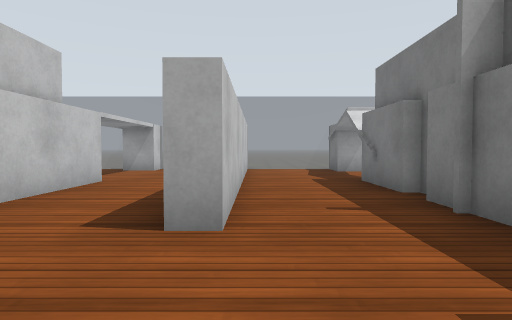
View 1 (above)

24 first-person views from a walk through a robot-simulator world made for Gazebo. The camera is 0.72 m above the floor, tilts 2° down and sees 75° across. The floor is counted in squares, 1 m on a side. Each view is taken from the middle of a square. On the plan, view 1 faces up. The plan holds only what a view shows up to about 10 squares ahead; the rest is blank. The robots in the file are not drawn. Simple patterns stand in for the simulator's built-in surfaces.

View 2
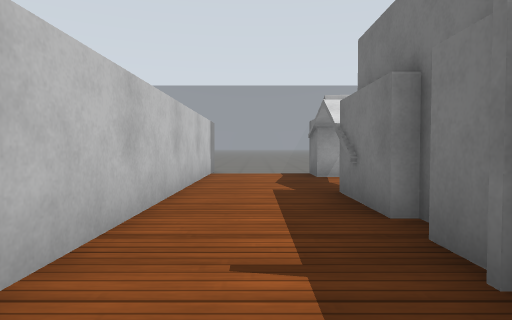

View 3
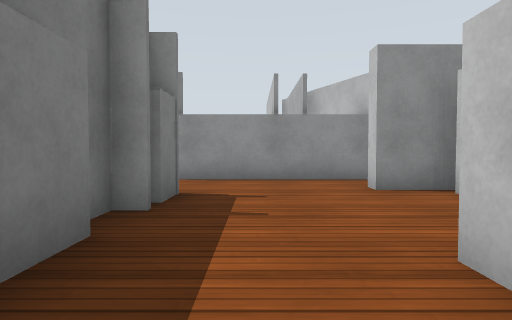

View 4
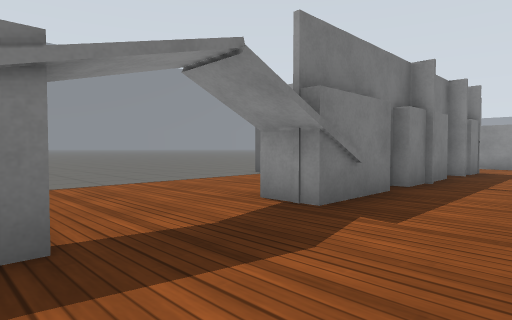

View 5
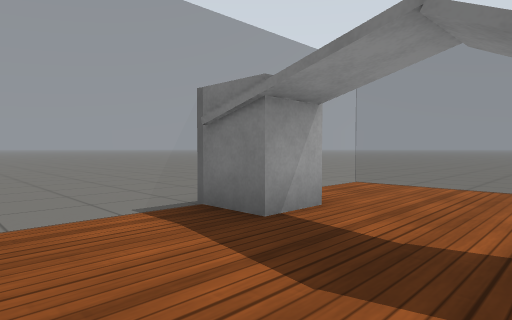

View 6
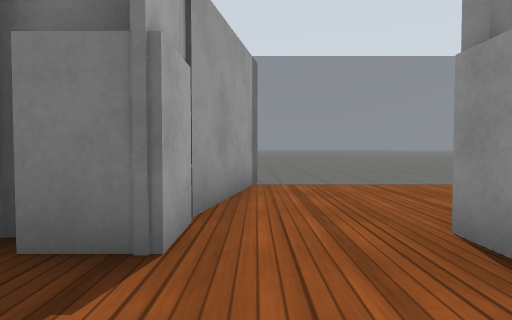

View 7
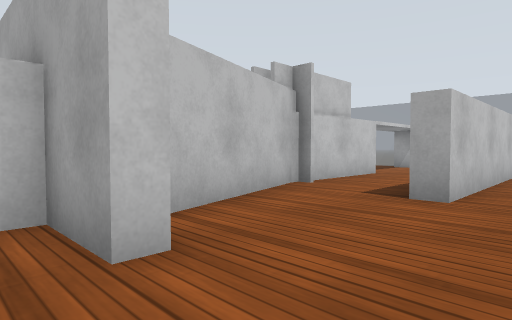

View 8
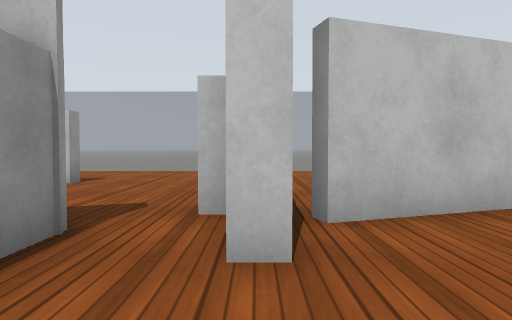

View 9
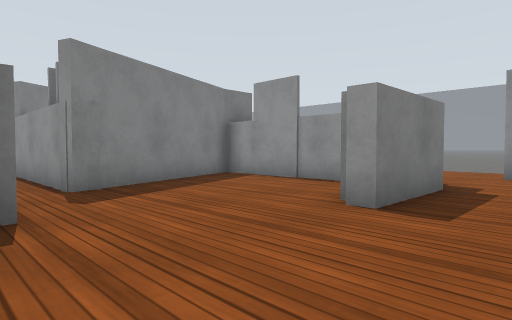

View 10
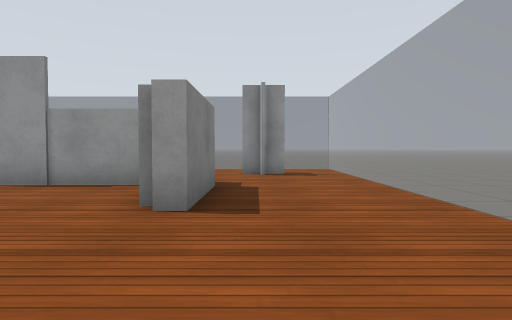

View 11
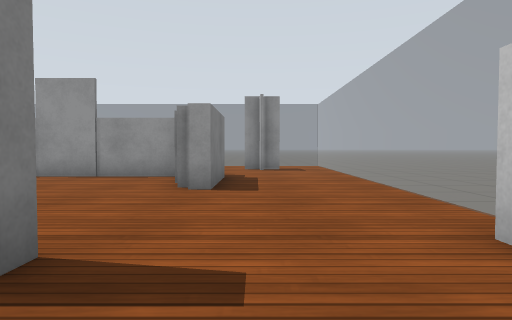

View 12
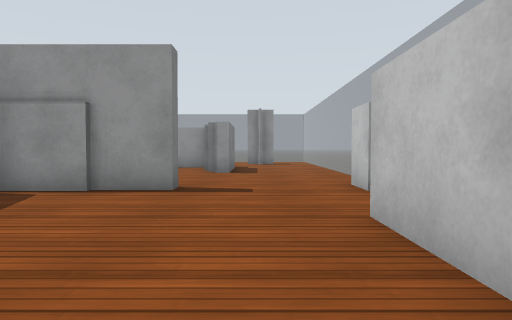

View 13
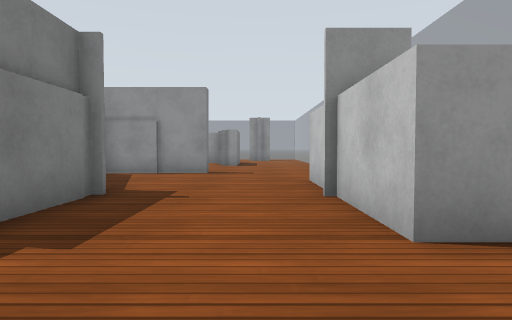

View 14
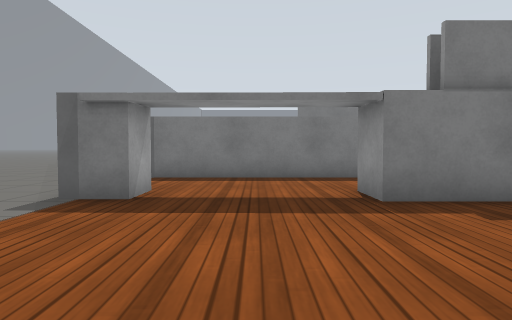

View 15
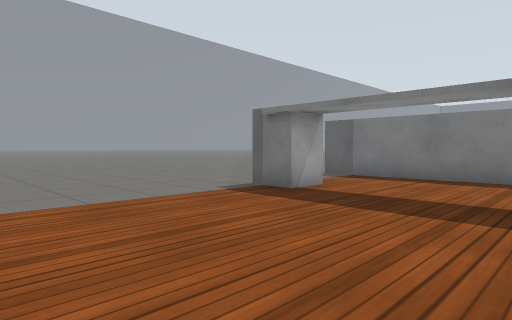

View 16
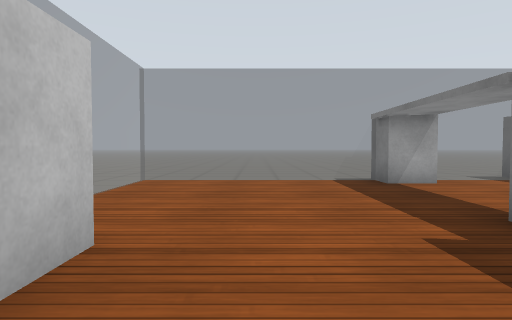

View 17
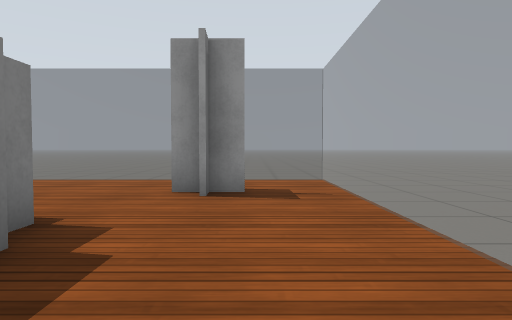

View 18
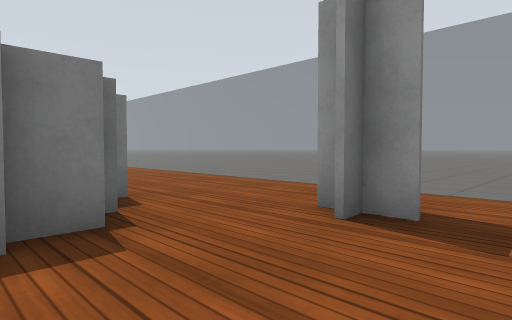

View 19
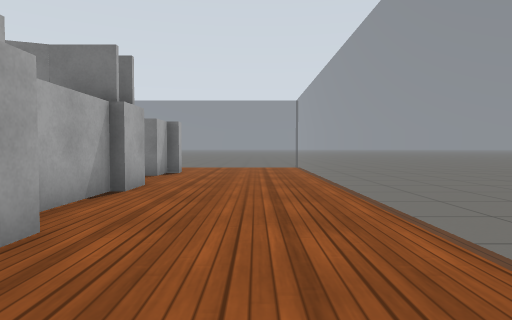

View 20
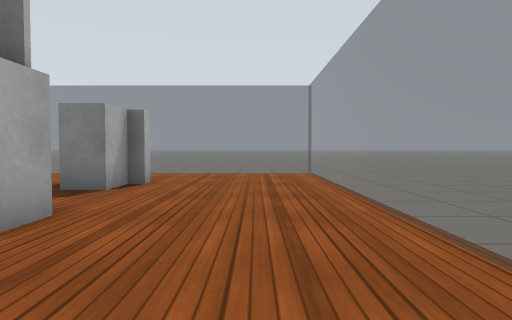

View 21
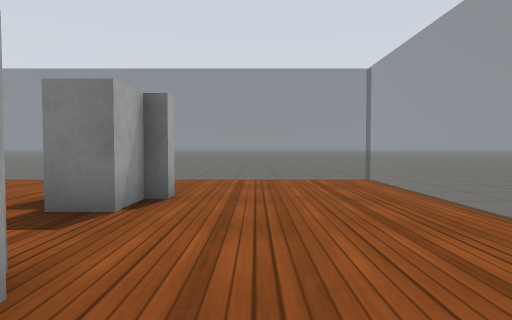

View 22
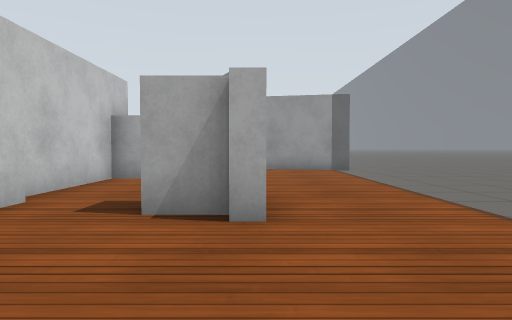

View 23
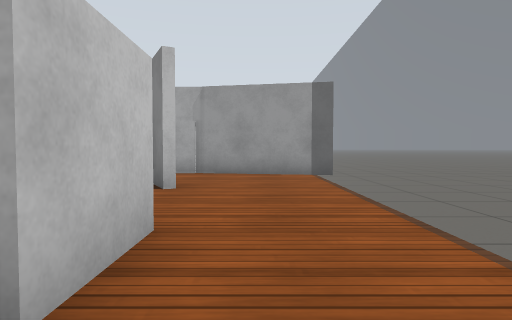

View 24
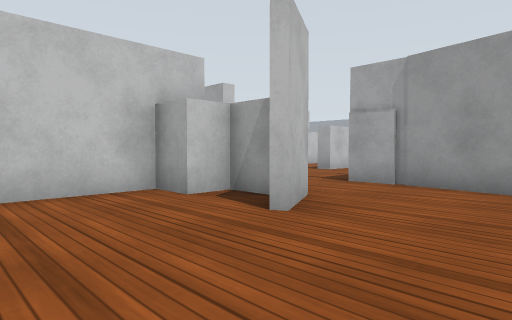

### Floor plan
Key: @ floor where view 1 was taken; # wall or solid block; . floor; = window, fence, low wall or low ledge; B white box.
Columns run from 10 left of view 1 to 7 right of it. Each row starts with its distance up from view 1.
 12 .=====B =#===B
 11 =.....B..#...BB===
 10  .....B..#...B...=
  9  .....B..#...B...=
  8  .....B..#...B...=
  7  .....B..#...B...=
  6  ##...B..#...B ..=
  5  ##...B..#...#  .=
  4  ##...#..#..BB   =
  3   #...##.#...B
  2   #....#.....#
  1   .....#.....##
  0  ......#..@.BB##
 -1 BB...#BB#.......#=
 -2  ................=
 -3  .......######...=
 -4 =........##B.#...=
 -5 =...#....##......=
 -6 =...#....##......=
 -7 =...#B....#......=
 -8 =...B######..B#..=
 -9 =.....BB.........=
-10 =..#.............=
-11 =..#.............=
-12 =................=
-13 .================.

Where each view was taken, in squares from view 1:
view 1: 0 up, 0 right, facing up
view 2: 2 up, 1 right, facing up
view 3: 5 up, 1 right, facing down
view 4: 11 up, 0 right, facing down-right
view 5: 8 up, 0 right, facing up-right
view 6: 1 down, 0 right, facing right
view 7: 2 down, 1 right, facing up-left
view 8: 1 down, 1 right, facing left
view 9: 1 down, 8 left, facing down-right
view 10: 1 down, 7 left, facing down
view 11: 1 up, 7 left, facing down
view 12: 5 up, 7 left, facing down
view 13: 9 up, 7 left, facing down
view 14: 9 up, 9 left, facing right
view 15: 7 up, 9 left, facing up-right
view 16: 4 up, 7 left, facing up
view 17: 5 down, 8 left, facing down
view 18: 7 down, 9 left, facing down-right
view 19: 11 down, 6 left, facing right
view 20: 11 down, 3 left, facing right
view 21: 10 down, 1 left, facing right
view 22: 12 down, 4 right, facing up
view 23: 10 down, 5 right, facing up
view 24: 7 down, 6 right, facing up-left
